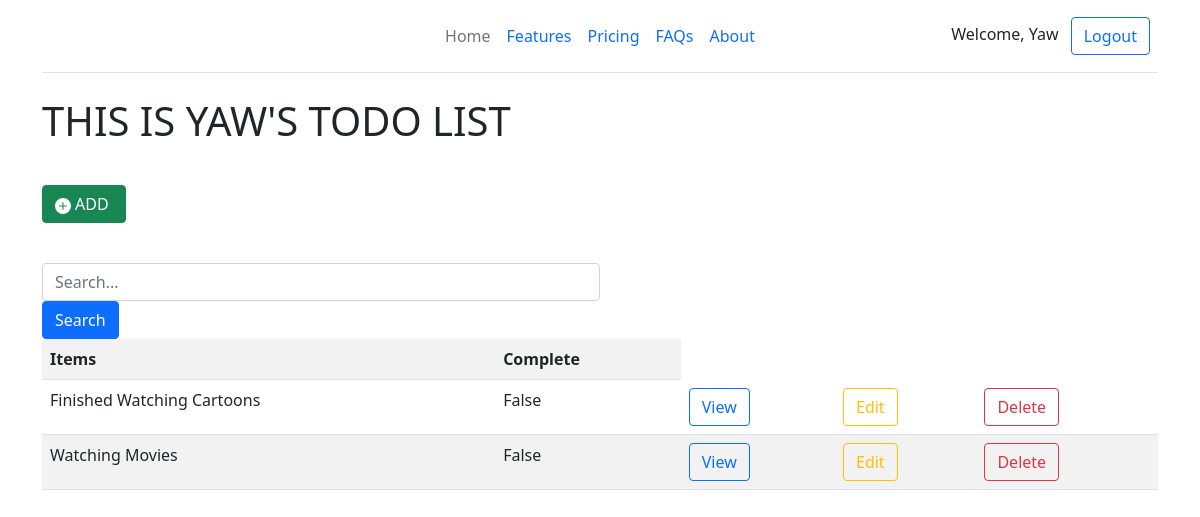
Screenshot of / (signed in) with the database file from the repository.
### base/models.py (models this page shows, shortened)
class Task(models.Model):
    user = models.ForeignKey(User,on_delete=models.CASCADE,null=True)
    title = models.CharField(max_length=200)
    description = models.TextField(null=False,blank=True)
    complete = models.BooleanField(default=False)
    created = models.DateTimeField(auto_now_add=True)
    class Meta:
        verbose_name = "Task"
        verbose_name_plural = "Task"
        ordering = ['complete']

### base/views.py (the view)
# urls.py: path("", TaskList.as_view(), name="index" ),
class TaskList(LoginRequiredMixin,ListView):
    model = Task
    context_object_name = 'List'
    template_name = "base/index.html"
    def get_context_data(self, **kwargs):
        context = super().get_context_data(**kwargs)
        context['List'] = context['List'].filter(user = self.request.user)
        search_input = self.request.GET.get('search-area') or ''
        if search_input:
            context['List'] = context['List'].filter(title__contains=search_input)
        return context
        context['search_input'] = search_input

### base/templates/base/index.html (shortened to what this page needs)
{% extends 'base/base.html' %}
{% block body %}
<div style="margin-bottom:5vh">
<h1>THIS IS {{request.user|upper}}'S TODO LIST </h1>
</div>
<a style="margin-bottom:5vh" class="btn btn-success add" href="{% url 'CreateView' %}"><svg xmlns="http://www.w3.org/2000/svg" width="16" height="16" fill="currentColor" class="bi bi-plus-circle-fill" viewBox="0 0 16 16">
    <path d="M16 8A8 8 0 1 1 0 8a8 8 0 0 1 16 0zM8.5 4.5a.5.5 0 0 0-1 0v3h-3a.5.5 0 0 0 0 1h3v3a.5.5 0 0 0 1 0v-3h3a.5.5 0 0 0 0-1h-3v-3z"/>
  </svg><span class="m-1">ADD</span></a>
<form method="GET" >
<input type="text" name="search-area" value="" class="w-50 form-control" placeholder="Search...">
    <input type="submit"  value="Search" class="btn btn-primary">
    </form>
    <div class="">
 <table class="table table-striped table-responsive">
<tr><th>Items</th>
<th>Complete</th>
</tr>
{% for items in List %}
<tr>
<td>{{items.title|title}}</td>
<td>{{items.complete}}</td>
<td><a class="btn btn-outline-primary" href="{% url 'detail' items.id %}">View</a></td>
<td><a class="btn btn-outline-warning" href="{% url 'update' items.id %}">Edit</a></td>
<td><a class="btn btn-outline-danger" href="{% url 'delete' items.id %}">Delete</a></td>
</tr>
</div>
{% endfor %}
{% endblock body %}

### base/templates/base/base.html (shortened to what this page needs)
<!DOCTYPE html>
<html>
    <head>
        <link href="https://cdn.jsdelivr.net/npm/bootstrap@5.0.2/dist/css/bootstrap.min.css" rel="stylesheet">
    </head>
    <body>
        <div class="container">
            <header class="d-flex flex-wrap align-items-center justify-content-center justify-content-md-between py-3 mb-4 border-bottom">
                <div class="col-md-3 mb-2 mb-md-0">
                  <a href="/" class="d-inline-flex link-body-emphasis text-decoration-none">
                    <svg class="bi" width="40" height="32" role="img" aria-label="Bootstrap"><use xlink:href="#bootstrap"/></svg>
                  </a>
                </div>
                <ul class="nav col-12 col-md-auto mb-2 justify-content-center mb-md-0">
                  <li><a href="{% url 'index' %}" class="nav-link px-2 link-secondary">Home</a></li>
                  <li><a href="#" class="nav-link px-2">Features</a></li>
                  <li><a href="#" class="nav-link px-2">Pricing</a></li>
                  <li><a href="#" class="nav-link px-2">FAQs</a></li>
                  <li><a href="#" class="nav-link px-2">About</a></li>
                </ul>
                {% if user.is_authenticated %}
                <div class="col-md-3 text-end">
                    <span class="me-2">Welcome, {{request.user | capfirst}} </span>
                  <a type="button" href="{% url 'logout' %}" class="btn btn-outline-primary me-2">Logout</a>
                </div>
              </header>
              {% else %}
                <div class="col-md-3 text-end">
                  <a type="button" href="{% url 'login' %}" class="btn btn-outline-primary me-2">Login</a>
                </div>
              </header>
              {% endif %}
       {% block body %}
       {% endblock body %}
    </body>
</html>

### rows the page displays
Task: title "Finished Watching Cartoons", complete "False"
Task: title "Watching Movies", complete "False"

### other values shown
{{ request.user | capfirst }} "Yaw"
{{ request.user|upper }} "YAW"
